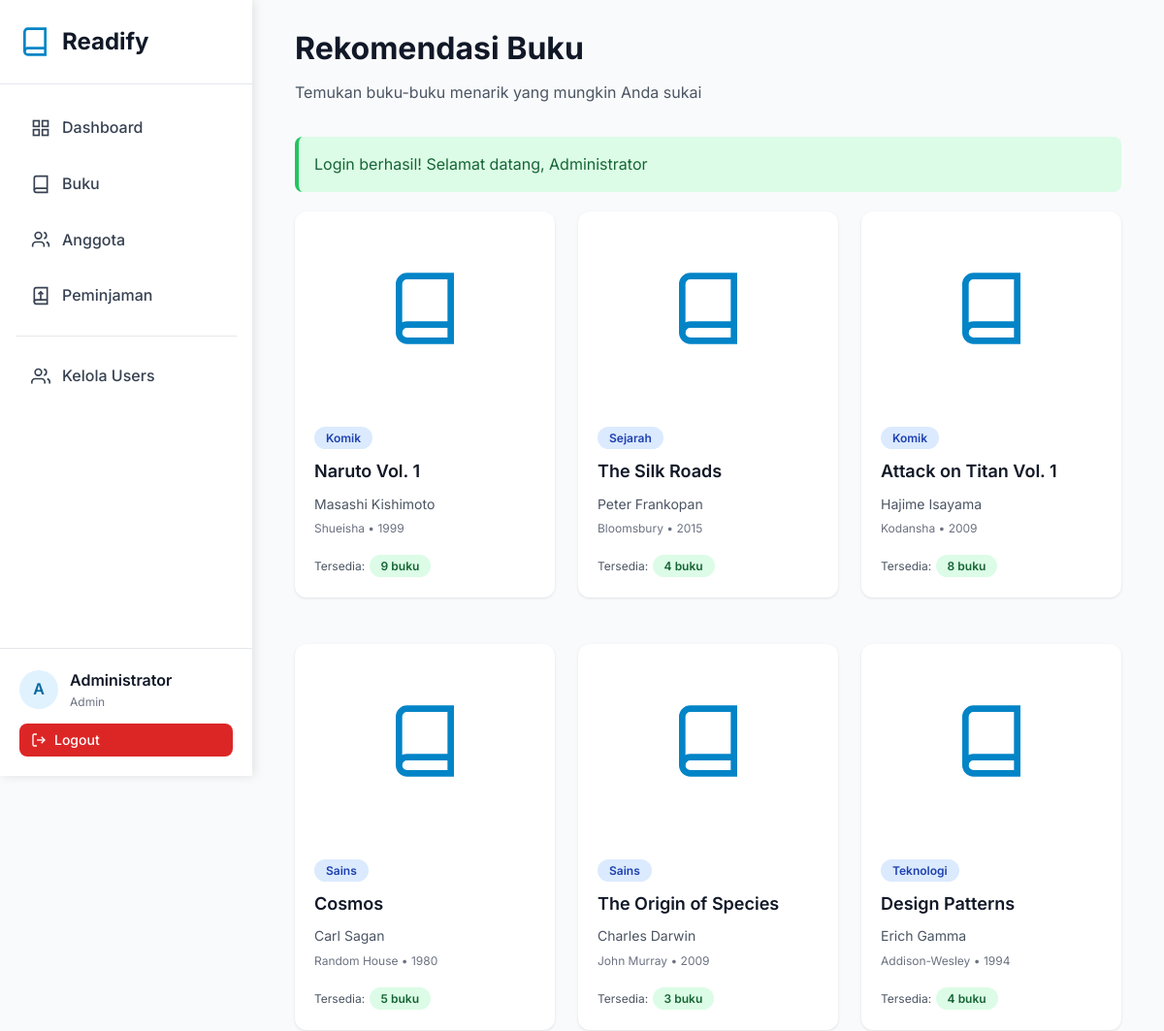
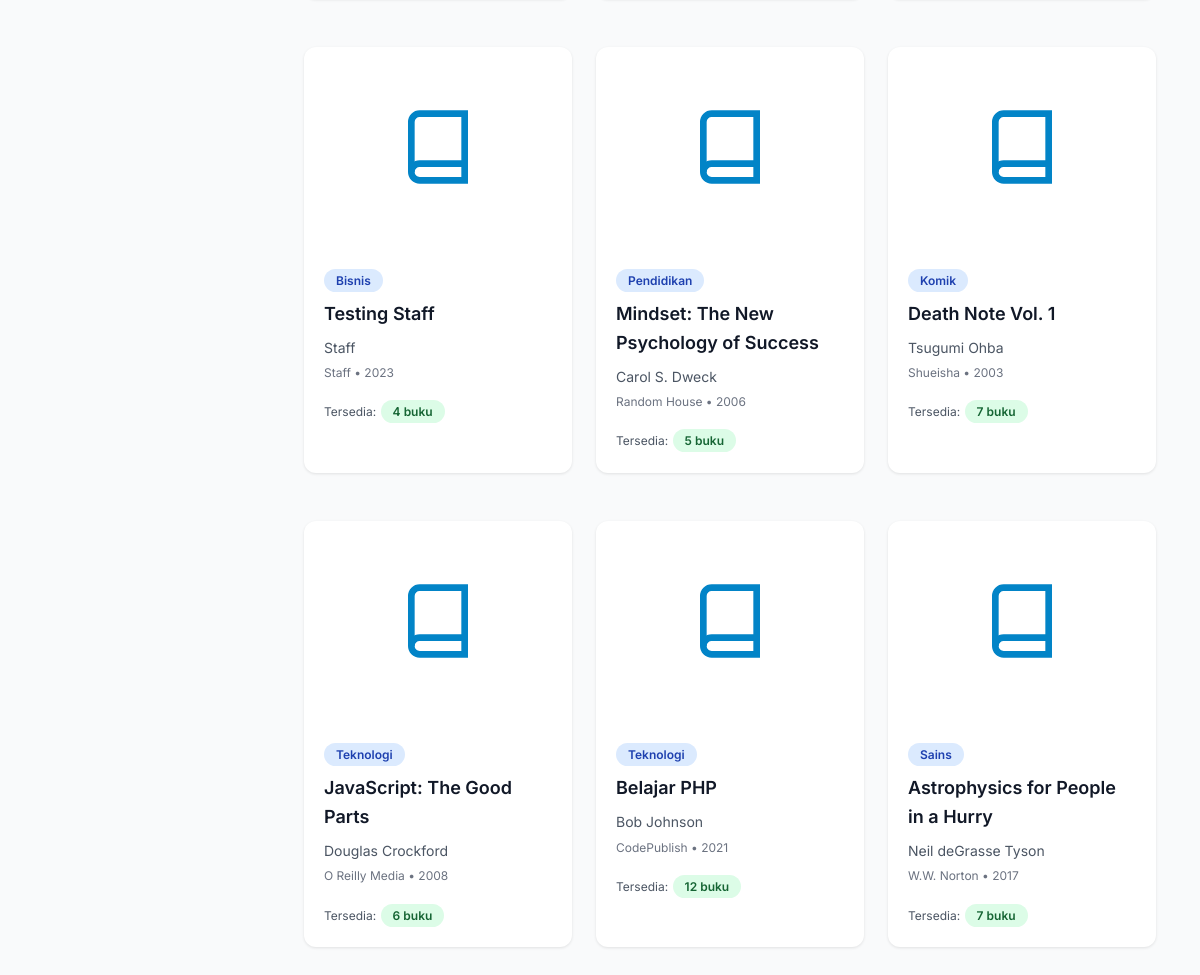
Screenshot of /pages/recommendations.php (signed in) with the database file from the repository (2 pictures, top to bottom).
### tables this page shows
CREATE TABLE `users` (
  `id` int NOT NULL AUTO_INCREMENT,
  `name` varchar(100) NOT NULL,
  `email` varchar(100) NOT NULL,
  `phone` varchar(20) DEFAULT NULL,
  `password` varchar(255) NOT NULL,
  `role` enum('admin','staff','member') DEFAULT 'member',
  `created_at` timestamp NULL DEFAULT CURRENT_TIMESTAMP,
  `updated_at` timestamp NULL DEFAULT CURRENT_TIMESTAMP ON UPDATE CURRENT_TIMESTAMP,
  PRIMARY KEY (`id`),
  UNIQUE KEY `email` (`email`)
);

CREATE TABLE `books` (
  `id` int NOT NULL AUTO_INCREMENT,
  `isbn` varchar(20) NOT NULL,
  `title` varchar(255) NOT NULL,
  `author` varchar(100) NOT NULL,
  `publisher` varchar(100) DEFAULT NULL,
  `year` year DEFAULT NULL,
  `category_id` int DEFAULT NULL,
  `stock` int DEFAULT '0',
  `pages` int DEFAULT NULL,
  `description` text,
  `cover_image` varchar(255) DEFAULT NULL,
  `created_at` timestamp NULL DEFAULT CURRENT_TIMESTAMP,
  `updated_at` timestamp NULL DEFAULT CURRENT_TIMESTAMP ON UPDATE CURRENT_TIMESTAMP,
  PRIMARY KEY (`id`),
  UNIQUE KEY `isbn` (`isbn`),
  KEY `category_id` (`category_id`),
  KEY `idx_title` (`title`),
  KEY `idx_author` (`author`),
  KEY `idx_isbn` (`isbn`),
  CONSTRAINT `books_ibfk_1` FOREIGN KEY (`category_id`) REFERENCES `categories` (`id`) ON DELETE SET NULL
);

CREATE TABLE `categories` (
  `id` int NOT NULL AUTO_INCREMENT,
  `name` varchar(50) NOT NULL,
  `description` text,
  `created_at` timestamp NULL DEFAULT CURRENT_TIMESTAMP,
  PRIMARY KEY (`id`),
  UNIQUE KEY `name` (`name`)
);

### config/config.php (called while the page is built, shortened)
<?php
require_once BASE_PATH . '/config/database.php';
function isLoggedIn() {
    return isset($_SESSION['user_id']);
}
function getCurrentUser() {
    if (isLoggedIn()) {
        $db = new Database();
        $user = $db->fetchOne("SELECT id, name, email, role FROM users WHERE id = ?", [$_SESSION['user_id']]);
        return $user;
    }
    return null;
}
function isAdmin() {
    return isLoggedIn() && isset($_SESSION['user_role']) && $_SESSION['user_role'] === 'admin';
}
function getFlashMessage() {
    if (isset($_SESSION['flash_message'])) {
        $message = [
            'type' => $_SESSION['flash_type'],
            'message' => $_SESSION['flash_message']
        ];
        return $message;
    }
    return null;
}

### config/database.php (called while the page is built, shortened)
<?php
class Database {
    private $host = DB_HOST;
    private $user = DB_USER;
    private $pass = DB_PASS;
    private $dbname = DB_NAME;
    private $conn;
    private function connect() {
        $this->conn = null;
        try {
            $dsn = "mysql:host=" . $this->host . ";dbname=" . $this->dbname . ";charset=utf8mb4";
            $options = [
                PDO::ATTR_ERRMODE => PDO::ERRMODE_EXCEPTION,
                PDO::ATTR_DEFAULT_FETCH_MODE => PDO::FETCH_ASSOC,
                PDO::ATTR_EMULATE_PREPARES => false,
            ];
            $this->conn = new PDO($dsn, $this->user, $this->pass, $options);
        } catch(PDOException $e) {
            $this->error = $e->getMessage();
            die("Connection failed: " . $this->error);
        }
    }
    public function query($sql, $params = []) {
        try {
            $stmt = $this->conn->prepare($sql);
            $stmt->execute($params);
            return $stmt;
        } catch(PDOException $e) {
            throw new Exception($e->getMessage());
        }
    }
    public function fetchAll($sql, $params = []) {
        $stmt = $this->query($sql, $params);
        return $stmt->fetchAll();
    }
    public function fetchOne($sql, $params = []) {
        $stmt = $this->query($sql, $params);
        return $stmt->fetch();
    }
}

### pages/recommendations.php (the view, shortened to what this page needs)
<?php
require_once '../config/config.php';
$db = new Database();
$books = $db->fetchAll("
    SELECT b.*, c.name as category_name
    FROM books b
    LEFT JOIN categories c ON b.category_id = c.id
    WHERE b.stock > 0
    ORDER BY RAND()
    LIMIT 12
");
include_once '../includes/header.php';
include_once '../includes/sidebar.php';
?>
<div class="container">
    <h1 class="page-title" style="font-size: 32px; font-weight: 700; margin-bottom: 8px;">Rekomendasi Buku</h1>
    <p style="color: var(--gray-600); margin-bottom: 32px;">Temukan buku-buku menarik yang mungkin Anda sukai</p>
    <?php
    $flash = getFlashMessage();
    if ($flash):
    ?>
        <div class="alert alert-<?php echo $flash['type']; ?>">
            <?php echo $flash['message']; ?>
        </div>
    <?php endif; ?>
    <?php if (empty($books)): ?>
        <div class="card">
            <p style="text-align: center; padding: 60px 20px; color: var(--gray-500);">
                Tidak ada buku tersedia saat ini
            </p>
        </div>
    <?php else: ?>
        <div style="display: grid; grid-template-columns: repeat(auto-fill, minmax(250px, 1fr)); gap: 24px;">
            <?php foreach ($books as $book): ?>
                <div class="card" style="padding: 0; overflow: hidden;">
                    <div style="height: 200px; background: linear-gradient(135deg, var(--primary-100), var(--primary-200)); display: flex; align-items: center; justify-content: center;">
                        <svg width="80" height="80" viewBox="0 0 24 24" fill="none" stroke="currentColor" stroke-width="2" style="color: var(--primary-600);">
                            <path d="M4 19.5A2.5 2.5 0 0 1 6.5 17H20"></path>
                            <path d="M6.5 2H20v20H6.5A2.5 2.5 0 0 1 4 19.5v-15A2.5 2.5 0 0 1 6.5 2z"></path>
                        </svg>
                    </div>
                    <div style="padding: 20px;">
                        <div style="margin-bottom: 8px;">
                            <span class="badge badge-info"><?php echo htmlspecialchars($book['category_name'] ?? 'Umum'); ?></span>
                        </div>
                        <h3 style="font-size: 18px; font-weight: 600; margin-bottom: 8px; color: var(--gray-900);">
                            <?php echo htmlspecialchars($book['title']); ?>
                        </h3>
                        <p style="color: var(--gray-600); font-size: 14px; margin-bottom: 4px;">
                            <?php echo htmlspecialchars($book['author']); ?>
                        </p>
                        <p style="color: var(--gray-500); font-size: 12px; margin-bottom: 16px;">
                            <?php echo $book['publisher']; ?> • <?php echo $book['year']; ?>
                        </p>
                        <div style="display: flex; justify-content: space-between; align-items: center;">
                            <div>
                                <span style="font-size: 12px; color: var(--gray-600);">Tersedia:</span>
                                <span class="badge <?php echo $book['stock'] <= 2 ? 'badge-warning' : 'badge-success'; ?>">
                                    <?php echo $book['stock']; ?> buku
                                </span>
                            </div>
                        </div>
                    </div>
                </div>
            <?php endforeach; ?>
        </div>
    <?php endif; ?>
</div>
<?php include_once '../includes/footer.php'; ?>

### includes/sidebar.php
<?php
$currentPage = basename($_SERVER['PHP_SELF'], '.php');
$currentUser = getCurrentUser();
?>
<div class="sidebar">
    <div class="sidebar-logo">
        <svg viewBox="0 0 24 24" fill="none" stroke="currentColor" stroke-width="2">
            <path d="M4 19.5A2.5 2.5 0 0 1 6.5 17H20"></path>
            <path d="M6.5 2H20v20H6.5A2.5 2.5 0 0 1 4 19.5v-15A2.5 2.5 0 0 1 6.5 2z"></path>
        </svg>
        <h1>Readify</h1>
    </div>
    <nav class="sidebar-nav">
        <a href="<?php echo SITE_URL; ?>/pages/dashboard.php" class="nav-item <?php echo $currentPage == 'dashboard' ? 'active' : ''; ?>">
            <svg viewBox="0 0 24 24" fill="none" stroke="currentColor" stroke-width="2">
                <rect x="3" y="3" width="7" height="7"></rect>
                <rect x="14" y="3" width="7" height="7"></rect>
                <rect x="14" y="14" width="7" height="7"></rect>
                <rect x="3" y="14" width="7" height="7"></rect>
            </svg>
            Dashboard
        </a>
        <a href="<?php echo SITE_URL; ?>/pages/books/index.php" class="nav-item <?php echo $currentPage == 'index' && strpos($_SERVER['PHP_SELF'], 'books') !== false ? 'active' : ''; ?>">
            <svg viewBox="0 0 24 24" fill="none" stroke="currentColor" stroke-width="2">
                <path d="M4 19.5A2.5 2.5 0 0 1 6.5 17H20"></path>
                <path d="M6.5 2H20v20H6.5A2.5 2.5 0 0 1 4 19.5v-15A2.5 2.5 0 0 1 6.5 2z"></path>
            </svg>
            Buku
        </a>
        <a href="<?php echo SITE_URL; ?>/pages/members/index.php" class="nav-item <?php echo $currentPage == 'index' && strpos($_SERVER['PHP_SELF'], 'members') !== false ? 'active' : ''; ?>">
            <svg viewBox="0 0 24 24" fill="none" stroke="currentColor" stroke-width="2">
                <path d="M16 21v-2a4 4 0 0 0-4-4H6a4 4 0 0 0-4 4v2"></path>
                <circle cx="9" cy="7" r="4"></circle>
                <path d="M22 21v-2a4 4 0 0 0-3-3.87"></path>
                <path d="M16 3.13a4 4 0 0 1 0 7.75"></path>
            </svg>
            Anggota
        </a>
        <a href="<?php echo SITE_URL; ?>/pages/loans/index.php" class="nav-item <?php echo $currentPage == 'index' && strpos($_SERVER['PHP_SELF'], 'loans') !== false ? 'active' : ''; ?>">
            <svg viewBox="0 0 24 24" fill="none" stroke="currentColor" stroke-width="2">
                <path d="M4 19.5A2.5 2.5 0 0 1 6.5 17H20"></path>
                <path d="M6.5 2H20v20H6.5A2.5 2.5 0 0 1 4 19.5v-15A2.5 2.5 0 0 1 6.5 2z"></path>
                <path d="M12 7v10"></path>
                <path d="M9 10l3-3 3 3"></path>
            </svg>
            Peminjaman
        </a>
        <?php if (isAdmin()): ?>
            <hr style="margin: 16px 0; border: none; border-top: 1px solid var(--gray-200);">
            <a href="<?php echo SITE_URL; ?>/pages/users/index.php" class="nav-item <?php echo $currentPage == 'index' && strpos($_SERVER['PHP_SELF'], 'users') !== false ? 'active' : ''; ?>">
                <svg viewBox="0 0 24 24" fill="none" stroke="currentColor" stroke-width="2">
                    <path d="M17 21v-2a4 4 0 0 0-4-4H5a4 4 0 0 0-4 4v2"></path>
                    <circle cx="9" cy="7" r="4"></circle>
                    <path d="M23 21v-2a4 4 0 0 0-3-3.87"></path>
                    <path d="M16 3.13a4 4 0 0 1 0 7.75"></path>
                </svg>
                Kelola Users
            </a>
        <?php endif; ?>
    </nav>
    <div class="sidebar-user">
        <div class="user-info">
            <div class="user-avatar"><?php echo strtoupper(substr($currentUser['name'], 0, 1)); ?></div>
            <div>
                <div class="user-name"><?php echo htmlspecialchars($currentUser['name']); ?></div>
                <div class="user-role"><?php echo ucfirst($currentUser['role']); ?></div>
            </div>
        </div>
        <a href="<?php echo SITE_URL; ?>/pages/auth/logout.php" class="btn btn-danger btn-sm" style="width: 100%;">
            <svg width="16" height="16" viewBox="0 0 24 24" fill="none" stroke="currentColor" stroke-width="2">
                <path d="M9 21H5a2 2 0 0 1-2-2V5a2 2 0 0 1 2-2h4"></path>
                <polyline points="16 17 21 12 16 7"></polyline>
                <line x1="21" y1="12" x2="9" y2="12"></line>
            </svg>
            Logout
        </a>
    </div>
</div>
<div class="main-content">

### assets/css/style.css (style rules this page uses)
:root { --primary-50: #f0f9ff; --primary-100: #e0f2fe; --primary-500: #0ea5e9; --primary-600: #0284c7; --primary-700: #0369a1; --gray-50: #f9fafb; --gray-100: #f3f4f6; --gray-200: #e5e7eb; --gray-300: #d1d5db; --gray-500: #6b7280; --gray-600: #4b5563; --gray-700: #374151; --gray-800: #1f2937; --gray-900: #111827; }
* { margin: 0; padding: 0; box-sizing: border-box; }
body { font-family: "Inter", -apple-system, BlinkMacSystemFont, "Segoe UI", sans-serif; background-color: var(--gray-50); color: var(--gray-900); line-height: 1.6; }
.container { max-width: 1200px; margin: 0 auto; padding: 0 20px; }
.sidebar { position: fixed; top: 0; left: 0; height: 100vh; width: 260px; background: white; box-shadow: 2px 0 10px rgba(0, 0, 0, 0.1); z-index: 1000; overflow-y: auto; }
.sidebar-logo { padding: 24px 20px; border-bottom: 1px solid var(--gray-200); display: flex; align-items: center; gap: 12px; }
.sidebar-logo svg { width: 32px; height: 32px; color: var(--primary-600); }
.sidebar-logo h1 { font-size: 24px; font-weight: 700; color: var(--gray-900); }
.sidebar-nav { padding: 20px 16px; }
.nav-item { display: flex; align-items: center; gap: 12px; padding: 12px 16px; margin-bottom: 8px; border-radius: 8px; color: var(--gray-700); text-decoration: none; transition: all 0.2s; font-weight: 500; }
.nav-item svg { width: 20px; height: 20px; }
.sidebar-user { position: absolute; bottom: 0; left: 0; right: 0; padding: 20px; border-top: 1px solid var(--gray-200); }
.user-info { display: flex; align-items: center; gap: 12px; margin-bottom: 12px; }
.user-avatar { width: 40px; height: 40px; border-radius: 50%; background: var(--primary-100); display: flex; align-items: center; justify-content: center; font-weight: 600; color: var(--primary-700); }
.user-name { font-weight: 600; color: var(--gray-900); }
.user-role { font-size: 12px; color: var(--gray-500); }
.main-content { margin-left: 260px; padding: 24px; min-height: 100vh; }
.card { background: white; border-radius: 12px; box-shadow: 0 1px 3px rgba(0, 0, 0, 0.1); padding: 24px; margin-bottom: 24px; }
.btn { padding: 10px 20px; border-radius: 8px; font-weight: 500; cursor: pointer; border: none; transition: all 0.2s; text-decoration: none; display: inline-flex; align-items: center; gap: 8px; }
.btn-danger { background-color: #dc2626; color: white; }
.btn-sm { padding: 6px 12px; font-size: 14px; }
.badge { padding: 4px 12px; border-radius: 12px; font-size: 12px; font-weight: 600; }
.badge-success { background-color: #dcfce7; color: #166534; }
.badge-info { background-color: #dbeafe; color: #1e40af; }
.alert { padding: 16px; border-radius: 8px; margin-bottom: 20px; }
.alert-success { background-color: #dcfce7; color: #166534; border-left: 4px solid #22c55e; }

### rows the page displays
users: name "A", name "Administrator", role "Admin"
books: category.name "Komik", title "Naruto Vol. 1", author "Masashi Kishimoto", publisher "Shueisha", year "1999", stock "9"
books: category.name "Sejarah", title "The Silk Roads", author "Peter Frankopan", publisher "Bloomsbury", year "2015", stock "4"
books: category.name "Komik", title "Attack on Titan Vol. 1", author "Hajime Isayama", publisher "Kodansha", year "2009", stock "8"
books: category.name "Sains", title "Cosmos", author "Carl Sagan", publisher "Random House", year "1980", stock "5"
books: category.name "Sains", title "The Origin of Species", author "Charles Darwin", publisher "John Murray", year "2009", stock "3"
books: category.name "Teknologi", title "Design Patterns", author "Erich Gamma", publisher "Addison-Wesley", year "1994", stock "4"
books: category.name "Bisnis", title "Testing Staff", author "Staff", publisher "Staff", year "2023", stock "4"
books: category.name "Pendidikan", title "Mindset: The New Psychology of Success", author "Carol S. Dweck", publisher "Random House", year "2006", stock "5"
books: category.name "Komik", title "Death Note Vol. 1", author "Tsugumi Ohba", publisher "Shueisha", year "2003", stock "7"
books: category.name "Teknologi", title "JavaScript: The Good Parts", author "Douglas Crockford", publisher "O Reilly Media", year "2008", stock "6"
books: category.name "Teknologi", title "Belajar PHP", author "Bob Johnson", publisher "CodePublish", year "2021", stock "12"
books: category.name "Sains", title "Astrophysics for People in a Hurry", author "Neil deGrasse Tyson", publisher "W.W. Norton", year "2017", stock "7"

### other values shown
$flash['message'] "Login berhasil! Selamat datang, Administrator"
